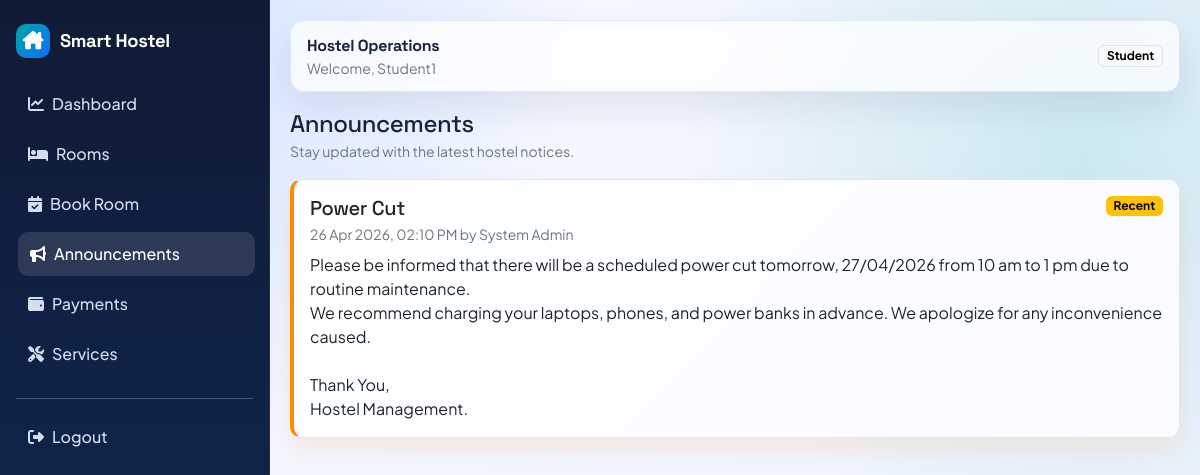
Page /announcements (signed in) on the committed database.
### accounts/models.py (models this page shows, shortened)
class User(AbstractUser):
	ROLE_ADMIN = "admin"
	ROLE_STUDENT = "student"
	ROLE_CHOICES = [
		(ROLE_ADMIN, "Admin"),
		(ROLE_STUDENT, "Student"),
	]
	role = models.CharField(max_length=20, choices=ROLE_CHOICES, default=ROLE_STUDENT)

### announcements/models.py (models this page shows, shortened)
class Announcement(models.Model):
    title = models.CharField(max_length=255)
    message = models.TextField()
    created_at = models.DateTimeField(auto_now_add=True)
    created_by = models.ForeignKey(
        settings.AUTH_USER_MODEL,
        on_delete=models.CASCADE,
        related_name="announcements",
        limit_choices_to={"role": "admin"},
    )
    class Meta:
        ordering = ["-created_at"]

### announcements/views.py (the view)
# urls.py: path("announcements", announcement_list_view, name="list"),
@login_required
def announcement_list_view(request):
    announcements = Announcement.objects.select_related("created_by").all()
    is_admin = _is_admin_user(request.user)
    return render(
        request,
        "announcements/list.html",
        {
            "announcements": announcements,
            "is_admin": is_admin,
        },
    )

### announcements/views.py (called while the page is built)
def _is_admin_user(user):
    return user.is_authenticated and (user.is_superuser or user.is_staff or user.role == User.ROLE_ADMIN)

### core/context_processors.py (called while the page is built)
def _is_admin_user(user):
    role = (getattr(user, "role", "") or "").strip().lower()
    return bool(user and user.is_authenticated and (user.is_superuser or role == "admin"))

def notification_context(request):
    if not request.user.is_authenticated:
        return {"recent_notifications": [], "unread_notification_count": 0, "is_admin_user": False}
    notifications = Notification.objects.filter(recipient=request.user).only("title", "message", "created_at", "is_read")[:5]
    unread_count = Notification.objects.filter(recipient=request.user, is_read=False).count()
    return {
        "recent_notifications": notifications,
        "unread_notification_count": unread_count,
        "is_admin_user": _is_admin_user(request.user),
    }

### templates/announcements/list.html (shortened to what this page needs)
{% extends "base.html" %}
{% block content %}
<div class="d-flex flex-wrap gap-2 justify-content-between align-items-center mb-3">
    <div>
        <h4 class="mb-0">Announcements</h4>
        <small class="text-secondary">Stay updated with the latest hostel notices.</small>
    </div>
</div>
<div class="row g-3">
    {% for announcement in announcements %}
    <div class="col-12">
        <div class="card card-soft announcement-card {% if forloop.counter <= 3 %}announcement-recent{% endif %}">
            <div class="card-body">
                <div class="d-flex justify-content-between align-items-start gap-2 mb-2">
                    <div>
                        <h5 class="mb-1">{{ announcement.title }}</h5>
                        <div class="small text-secondary">
                            {{ announcement.created_at|date:"d M Y, h:i A" }} by {{ announcement.created_by.get_full_name|default:announcement.created_by.username }}
                        </div>
                    </div>
                    {% if forloop.counter <= 3 %}
                    <span class="badge text-bg-warning">Recent</span>
                    {% endif %}
                </div>
                <p class="mb-0">{{ announcement.message|linebreaksbr }}</p>
            </div>
        </div>
    </div>
    {% endfor %}
</div>
{% endblock %}

### templates/base.html (shortened to what this page needs)
{% load static %}
<!doctype html>
<html lang="en">
<head>
    <link href="https://cdn.jsdelivr.net/npm/bootstrap@5.3.3/dist/css/bootstrap.min.css" rel="stylesheet">
    <link href="https://cdnjs.cloudflare.com/ajax/libs/font-awesome/6.5.2/css/all.min.css" rel="stylesheet">
    <link href="{% static 'css/app.css' %}" rel="stylesheet">
</head>
<body>
{% if user.is_authenticated %}
<div class="shell">
    <aside class="sidebar">
        <a class="brand" href="{% url 'accounts:dashboard' %}">
            <span class="brand-badge"><i class="fa-solid fa-house-chimney"></i></span>
            <span class="brand-font">Smart Hostel</span>
        </a>
        <nav class="nav flex-column">
            <a class="nav-link" href="{% url 'accounts:dashboard' %}"><i class="fa-solid fa-chart-line me-2"></i>Dashboard</a>
            <a class="nav-link" href="{% url 'hostel:rooms' %}"><i class="fa-solid fa-bed me-2"></i>Rooms</a>
            {% if user.is_authenticated and user.role == "student" %}
            <a class="nav-link" href="{% url 'bookings:book_room' %}"><i class="fa-solid fa-calendar-check me-2"></i>Book Room</a>
            {% endif %}
            <a class="nav-link" href="{% url 'announcements:list' %}"><i class="fa-solid fa-bullhorn me-2"></i>Announcements</a>
            <a class="nav-link" href="{% url 'payments:list' %}"><i class="fa-solid fa-wallet me-2"></i>Payments</a>
            <a class="nav-link" href="{% url 'services:list' %}"><i class="fa-solid fa-screwdriver-wrench me-2"></i>Services</a>
        </nav>
        <hr class="border-light-subtle my-3">
        <a class="nav-link" href="{% url 'accounts:logout' %}"><i class="fa-solid fa-right-from-bracket me-2"></i>Logout</a>
    </aside>
    <main class="main">
        <div class="topbar">
            <div>
                <strong class="brand-font">Hostel Operations</strong>
                <div class="small text-secondary">Welcome, {{ request.user.first_name|default:request.user.username }}</div>
            </div>
            <span class="badge text-bg-light border">{{ request.user.get_role_display }}</span>
        </div>
        {% block content %}{% endblock %}
    </main>
</div>
{% else %}
<div class="auth-wrap">
    {% block auth_content %}{% endblock %}
</div>
{% endif %}
</body>
</html>

### static/css/app.css (style rules this page uses)
:root { --bg-1: #f7f9ff; --bg-2: #eef3ff; --surface: #ffffff; --ink-1: #18233f; --ink-2: #5b6787; --brand: #0d6efd; --brand-2: #00a6a6; --accent: #ff8a00; --line: #dde5ff; --shadow: 0 15px 35px rgba(24, 35, 63, 0.09); }
* { box-sizing: border-box; }
body { margin: 0; font-family: "Plus Jakarta Sans", sans-serif; color: var(--ink-1); background: radial-gradient(circle at 10% 0%, rgba(13, 110, 253, 0.16), transparent 35%), radial-gradient(circle at 90% 20%, rgba(0, 166, 166, 0.16), transparent 32%), linear-gradient(140deg, var(--bg-1), var(--bg-2)); min-height: 100vh; }
h1, h2, h3, h4, h5, h6, .brand-font { font-family: "Space Grotesk", sans-serif; letter-spacing: -0.02em; }
.shell { display: grid; grid-template-columns: 270px 1fr; min-height: 100vh; }
.sidebar { background: linear-gradient(180deg, #101b36, #0f2956); color: #f7fbff; padding: 24px 16px; position: sticky; top: 0; height: 100vh; border-right: 1px solid rgba(255, 255, 255, 0.08); }
.brand { display: flex; align-items: center; gap: 10px; font-weight: 700; font-size: 1.15rem; margin-bottom: 24px; color: #fff; text-decoration: none; }
.brand-badge { width: 34px; height: 34px; border-radius: 10px; display: grid; place-items: center; background: linear-gradient(135deg, #00a6a6, #0d6efd); }
.sidebar .nav-link { color: rgba(233, 242, 255, 0.9); border-radius: 10px; padding: 10px 12px; margin-bottom: 6px; font-weight: 500; transition: 0.2s ease; }
.sidebar .nav-link:hover, .sidebar .nav-link.active { background: rgba(255, 255, 255, 0.12); color: #fff; transform: translateX(2px); }
.main { padding: 20px; animation: fadeUp 0.45s ease; }
.topbar { background: rgba(255, 255, 255, 0.72); backdrop-filter: blur(8px); border: 1px solid var(--line); border-radius: 14px; padding: 12px 16px; display: flex; align-items: center; justify-content: space-between; box-shadow: var(--shadow); margin-bottom: 18px; }
.card-soft { border: 1px solid var(--line); border-radius: 14px; background: var(--surface); box-shadow: var(--shadow); }
.announcement-item, .announcement-card { border: 1px solid #dce5ff; border-radius: 12px; background: linear-gradient(135deg, #ffffff 0%, #f9fbff 100%); }
.announcement-recent { border-left: 4px solid var(--accent); box-shadow: 0 12px 24px rgba(255, 138, 0, 0.12); }

### rows in the picture
User: user.first_name "Student1", user.role "Student"
Announcement: title "Power Cut", created_at "26 Apr 2026, 02:10 PM", created_by.get_full_name "System Admin", message "Please be informed that there will be a scheduled power cut tomorrow, 27/04/2026 from 10 am to 1 pm due to routine maintenance. We recommend charging your laptops, phones, and power banks in advance. We apologize for any inconvenience caused. Thank You, Hostel Management."
